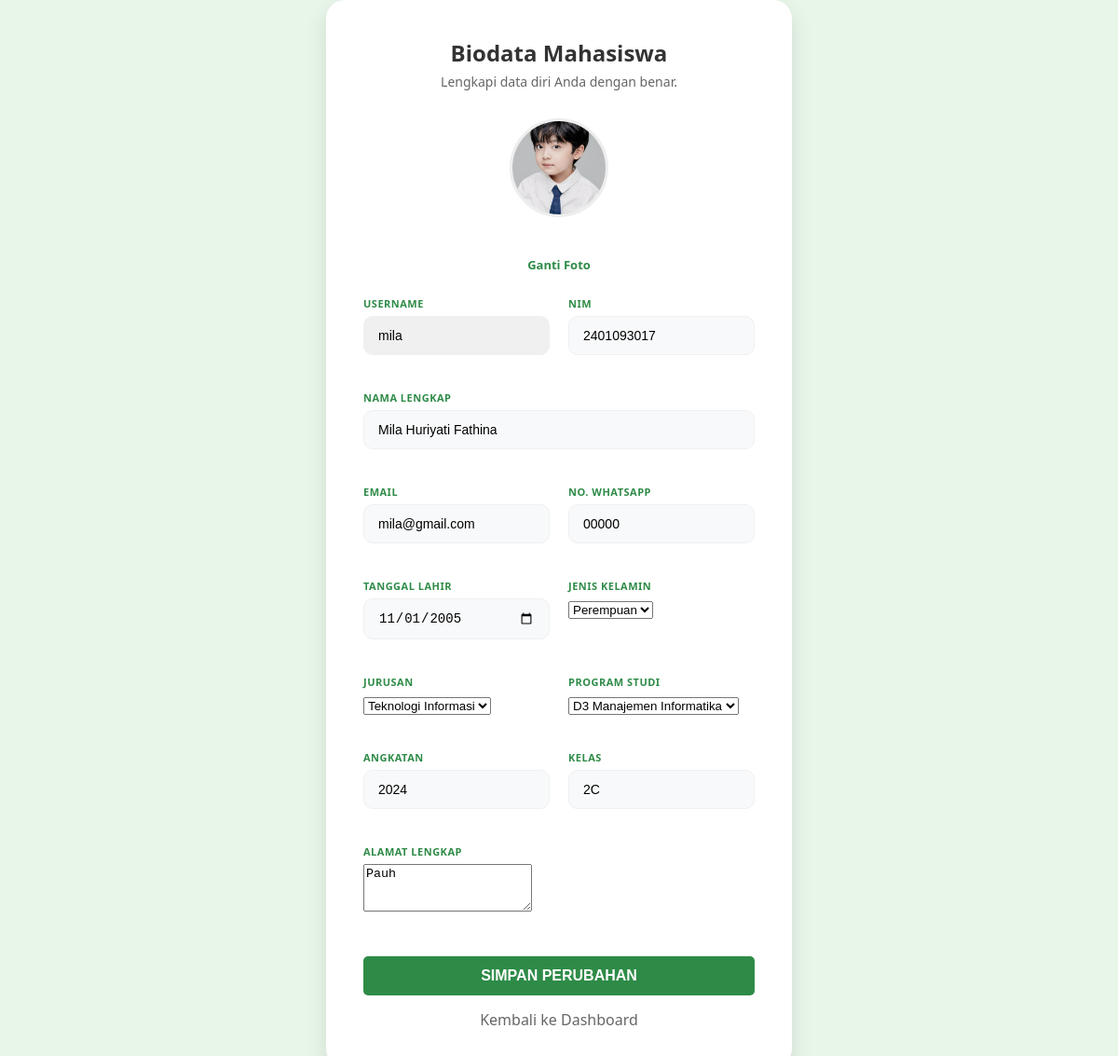
/mahasiswa/lihat_profile.php (signed in), run on the app's committed database.
### tables this page shows
CREATE TABLE `mahasiswa` (
  `id_mahasiswa` int(11) NOT NULL,
  `id_user` int(11) NOT NULL,
  `nim` varchar(100) NOT NULL,
  `nama_lengkap` varchar(150) NOT NULL,
  `tanggal_lahir` date NOT NULL,
  `jenis_kelamin` enum('laki-laki','perempuan') NOT NULL,
  `alamat` text NOT NULL,
  `id_jurusan` int(11) NOT NULL,
  `id_prodi` int(11) NOT NULL,
  `angkatan` year(4) NOT NULL,
  `kelas` varchar(50) NOT NULL,
  `email` varchar(150) NOT NULL,
  `no_hp` varchar(20) NOT NULL,
  `create_at` datetime NOT NULL
);

CREATE TABLE `users` (
  `id_user` int(11) NOT NULL,
  `username` varchar(100) NOT NULL,
  `email` varchar(150) NOT NULL,
  `password` varchar(255) NOT NULL,
  `created_at` datetime NOT NULL,
  `update_at` datetime NOT NULL,
  `roles` enum('super_admin','admin_jurusan','mahasiswa','perusahaan') NOT NULL,
  `foto` varchar(255) NOT NULL,
  `no_hp` varchar(20) NOT NULL,
  `status` enum('Pending','Verified','Rejected') NOT NULL
);

CREATE TABLE `jurusan` (
  `id_jurusan` int(11) NOT NULL,
  `id_user` int(11) NOT NULL,
  `kode` varchar(20) NOT NULL,
  `nama_jurusan` varchar(150) NOT NULL,
  `keterangan` text NOT NULL
);

CREATE TABLE `prodi` (
  `id_prodi` int(11) NOT NULL,
  `id_jurusan` int(11) NOT NULL,
  `nama_prodi` varchar(100) NOT NULL,
  `status` enum('aktif','tidak aktif') NOT NULL
);

### mahasiswa/lihat_profile.php (the view, shortened to what this page needs)
<?php
include_once '../auth/auth_mahasiswa.php';
$id_user = $_SESSION['user_id'];
$query = "SELECT
            u.username, u.foto, u.email as email_login,
            m.*
          FROM users u
          LEFT JOIN mahasiswa m ON u.id_user = m.id_user
          WHERE u.id_user = '$id_user'";
$result = mysqli_query($conn, $query);
$data = mysqli_fetch_assoc($result);
$nim            = $data['nim'] ?? '';
$nama_lengkap   = $data['nama_lengkap'] ?? '';
$tgl_lahir      = $data['tanggal_lahir'] ?? '';
$jenis_kelamin  = $data['jenis_kelamin'] ?? '';
$alamat         = $data['alamat'] ?? '';
$angkatan       = $data['angkatan'] ?? '';
$kelas          = $data['kelas'] ?? '';
$email          = !empty($data['email']) ? $data['email'] : $data['email_login'];
$no_hp          = $data['no_hp'] ?? '';
$id_jurusan_mhs = $data['id_jurusan'] ?? 0;
$id_prodi_mhs   = $data['id_prodi'] ?? 0;
$q_jurusan = mysqli_query($conn, "SELECT * FROM jurusan ORDER BY nama_jurusan ASC");
$q_prodi   = mysqli_query($conn, "SELECT * FROM prodi ORDER BY nama_prodi ASC");
?>
<!DOCTYPE html>
<html lang="id">
<head>
    <link rel="stylesheet" href="../css/profile.css">
</head>
<body>
<div class="profile-container">
    <div class="profile-header">
        <h2>Biodata Mahasiswa</h2>
        <p>Lengkapi data diri Anda dengan benar.</p>
    </div>
    <form action="proses_edit_profile.php" method="POST" enctype="multipart/form-data">
        <div class="avatar-wrapper" style="text-align: center; margin-bottom: 25px;">
            <?php
                $fotoUrl = !empty($data['foto']) ? "../img/profile_mahasiswa/" . $data['foto'] : "https://ui-avatars.com/api/?name=".urlencode($data['username']);
            ?>
            <img src="<?= $fotoUrl; ?>" id="img-preview" style="width: 100px; height: 100px; border-radius: 50%; object-fit: cover; border: 3px solid #eee;">
            <br>
            <label for="foto-input" style="cursor: pointer; color: #2E8B47; font-size: 13px; font-weight: bold;">
                <i class="fas fa-camera"></i> Ganti Foto
            </label>
        </div>
        <div class="form-grid">
            <div class="form-group">
                <label>Username</label>
                <input type="text" value="<?= $data['username']; ?>" readonly style="background: #f0f0f0;">
            </div>
            <div class="form-group">
                <label>NIM</label>
                <input type="text" name="nim" value="<?= $nim; ?>" placeholder="Contoh: 2201092001" required>
            </div>
            <div class="form-group full-width">
                <label>Nama Lengkap</label>
                <input type="text" name="nama_lengkap" value="<?= $nama_lengkap; ?>" placeholder="Nama sesuai KTM" required>
            </div>
            <div class="form-group">
                <label>Email</label>
                <input type="email" name="email" value="<?= $email; ?>" required>
            </div>
            <div class="form-group">
                <label>No. WhatsApp</label>
                <input type="text" name="no_hp" value="<?= $no_hp; ?>" required>
            </div>
            <div class="form-group">
                <label>Tanggal Lahir</label>
                <input type="date" name="tanggal_lahir" value="<?= $tgl_lahir; ?>" required>
            </div>
            <div class="form-group">
                <label>Jenis Kelamin</label>
                <select name="jenis_kelamin" required>
                    <option value="Perempuan" <?= ($jenis_kelamin == 'Perempuan' || $jenis_kelamin == 'perempuan') ? 'selected' : ''; ?>>Perempuan</option>
                </select>
            </div>
            <div class="form-group">
                <label>Jurusan</label>
                <select name="id_jurusan" required>
                    <?php while($j = mysqli_fetch_assoc($q_jurusan)): ?>
                        <option value="<?= $j['id_jurusan']; ?>" <?= ($id_jurusan_mhs == $j['id_jurusan']) ? 'selected' : ''; ?>>
                            <?= $j['nama_jurusan']; ?>
                        </option>
                    <?php endwhile; ?>
                </select>
            </div>
            <div class="form-group">
                <label>Program Studi</label>
                <select name="id_prodi" required>
                    <?php while($p = mysqli_fetch_assoc($q_prodi)): ?>
                        <option value="<?= $p['id_prodi']; ?>" <?= ($id_prodi_mhs == $p['id_prodi']) ? 'selected' : ''; ?>>
                            <?= $p['nama_prodi']; ?>
                        </option>
                    <?php endwhile; ?>
                </select>
            </div>
            <div class="form-group">
                <label>Angkatan</label>
                <input type="number" name="angkatan" value="<?= $angkatan; ?>" placeholder="Tahun Masuk (2022)" required>
            </div>
            <div class="form-group">
                <label>Kelas</label>
                <input type="text" name="kelas" value="<?= $kelas; ?>" placeholder="Contoh: 2A">
            </div>
            <div class="form-group full-width">
                <label>Alamat Lengkap</label>
                <textarea name="alamat" rows="3" placeholder="Alamat domisili saat ini..."><?= $alamat; ?></textarea>
            </div>
        </div>
        <button type="submit" class="btn-save" style="margin-top: 25px; width: 100%; padding: 12px; background: #2E8B47; color: white; border: none; border-radius: 5px; font-weight: bold; cursor: pointer;">
            SIMPAN PERUBAHAN
        </button>
        <div style="margin-top: 15px; text-align: center;">
            <a href="../dashboard/dashboard_mahasiswa.php" style="text-decoration: none; color: #666;">Kembali ke Dashboard</a>
        </div>
    </form>
</div>
</body>
</html>

### css/profile.css (style rules this page uses)
body { margin: 0; font-family: 'Segoe UI', Tahoma, Geneva, Verdana, sans-serif; background-color: #e8f5e9; display: flex; justify-content: center; align-items: center; min-height: 100vh; }
.profile-container { background: #ffffff; padding: 40px; border-radius: 20px; box-shadow: 0 10px 25px rgba(0,0,0,0.1); width: 100%; max-width: 500px; box-sizing: border-box; }
.profile-header { text-align: center; margin-bottom: 30px; }
.profile-header h2 { margin: 0; color: #333; font-size: 24px; }
.profile-header p { color: #666; font-size: 14px; margin-top: 5px; }
.avatar-wrapper { text-align: center; margin-bottom: 25px; display: flex; flex-direction: column; align-items: center; gap: 10px; }
.form-group { margin-bottom: 18px; }
.form-group label { display: block; font-size: 11px; font-weight: bold; color: #2E8B47; margin-bottom: 6px; text-transform: uppercase; letter-spacing: 0.5px; }
.form-group input { width: 100%; padding: 12px 15px; border: 1px solid #f0f0f0; border-radius: 10px; background-color: #f8f9fa; font-size: 14px; box-sizing: border-box; transition: 0.3s; }
.btn-save { width: 100%; padding: 14px; background-color: #4caf50; color: white; border: none; border-radius: 10px; font-size: 16px; font-weight: bold; cursor: pointer; margin-top: 10px; transition: 0.3s; }

### mahasiswa/lihat_profile.php (style rules this page uses)
.form-grid { display: grid; grid-template-columns: 1fr 1fr; gap: 20px; }
.full-width { grid-column: span 2; }

### data on the page
mahasiswa: id_user.foto (picture), id_user.username "mila", nim "2401093017", nama_lengkap "Mila Huriyati Fathina", email "mila@gmail.com", no_hp "00000", tanggal_lahir "11/01/2005", jenis_kelamin "Perempuan", id_jurusan "Teknologi Informasi", id_prodi "D3 Manajemen Informatika", angkatan "2024", kelas "2C", alamat "Pauh"
